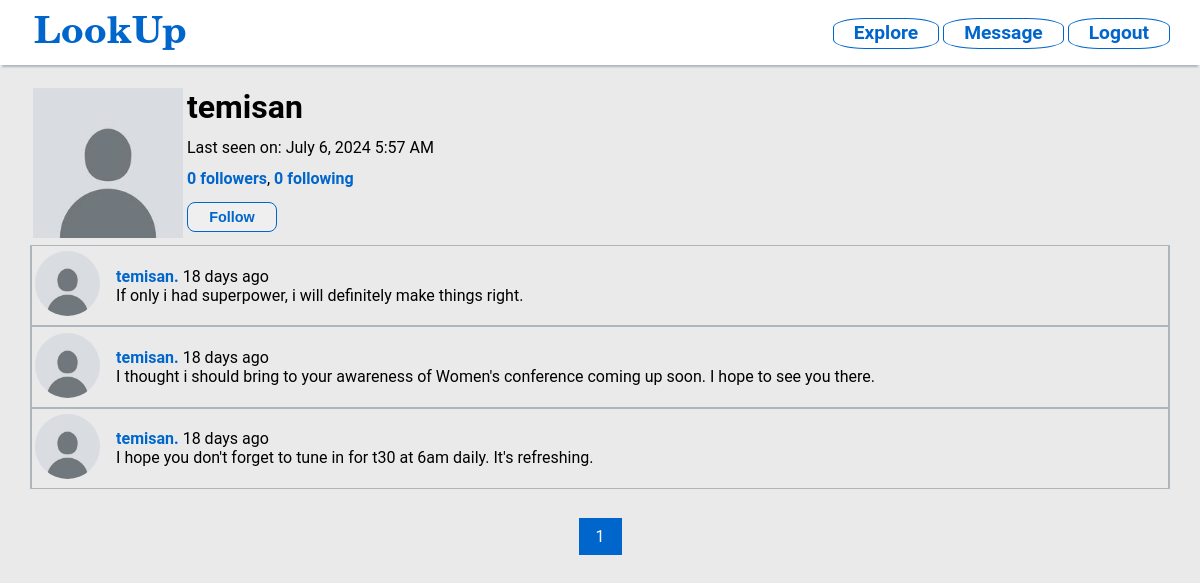
Before: /user/temisan (signed in) with the older database file.
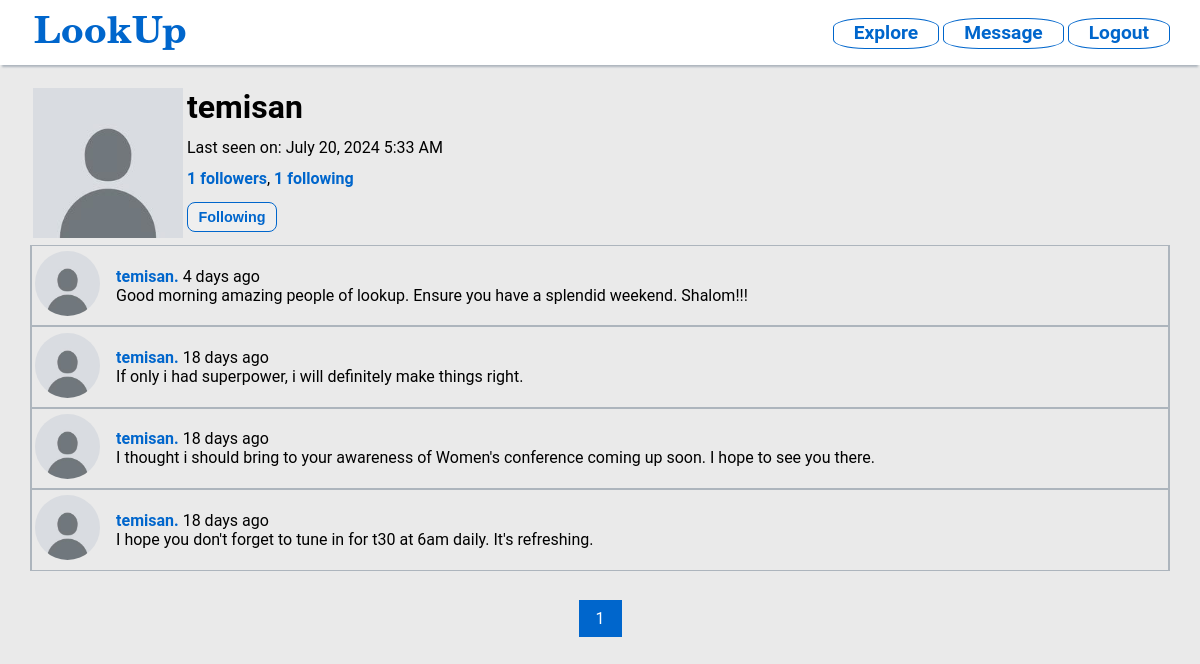
After: the same page with the newer database file.
### app/models.py (models this page shows, shortened)
class User(UserMixin, db.Model):
    id = db.Column(db.Integer, primary_key=True)
    username = db.Column(db.String(64), unique=True, nullable=False, index=True)
    email = db.Column(db.String(120), unique=True, nullable=False, index=True)
    password_hash = db.Column(db.String(128))
    about_me = db.Column(db.String(140))
    last_seen = db.Column(db.DateTime, default=datetime.utcnow)
    image = db.Column(db.String(120), nullable=True)  # Path to the user's profile image
    gender = db.Column(db.String(10))  # Example values: 'male', 'female', 'other'
    posts = db.relationship('Post', back_populates='author')
    followed = db.relationship(
        'User', secondary=followers,
        primaryjoin=(followers.c.follower_id == id),
        secondaryjoin=(followers.c.followed_id == id),
        back_populates='followers',  lazy='dynamic'
    )
    followers = db.relationship(
        'User', secondary=followers,
        primaryjoin=(followers.c.followed_id == id),
        secondaryjoin=(followers.c.follower_id == id),
        back_populates='followed',  lazy='dynamic'
    )
    def is_following(self, user):
        return self.followed.filter(followers.c.followed_id == user.id).count() > 0
    def followers_count(self):
        return self.followers.count()
    def following_count(self):
        return self.followed.count()

class Post(db.Model):
    id = db.Column(db.Integer, primary_key=True)
    body = db.Column(db.String(140))
    timestamp = db.Column(db.DateTime, index=True, default=datetime.utcnow)
    user_id = db.Column(db.Integer, db.ForeignKey('user.id'))
    author = db.relationship('User', back_populates='posts')

### app/routes.py (the view)
@app.route('/user/<username>')
@login_required
def user(username):
    user = User.query.filter_by(username=username).first_or_404()
    follow_form = FollowForm()
    unfollow_form = UnfollowForm()
    page = request.args.get('page', 1, type=int)
    per_page = request.args.get('per_page', app.config['POSTS_PER_PAGE'], type=int)
    query = Post.query.filter_by(user_id=user.id).order_by(Post.timestamp.desc())
    paginated_posts = query.paginate(page=page, per_page=per_page, error_out=False)
    return render_template('user.html', user=user, posts=paginated_posts.items, pagination=paginated_posts, follow_form=follow_form, unfollow_form=unfollow_form)

### app/forms.py
class FollowForm(FlaskForm):
    submit = SubmitField('Follow')

class UnfollowForm(FlaskForm):
    submit = SubmitField('Following')

### app/models.py (called while the page is built)
@login.user_loader
def load_user(id):
    return db.session.get(User, int(id))

### app/routes.py (called while the page is built)
@app.before_request
def before_request():
    if current_user.is_authenticated:
        current_user.last_seen = datetime.now(timezone.utc)
        db.session.commit()

### app/templates/user.html (shortened to what this page needs)
{% extends "base.html" %}
{% block content %}
    <table class="profile-table">
        <tr>
            <td><img src="{{ url_for('static', filename='profile_pics/' + user.image) if user.image else url_for('static', filename='profile_pics/default.png') }}" alt="profile Image" class="img-thumbnail" width="150"></td>
            <td>
                <h1 class="username">{{ user.username }}</h1>
                {% if user.last_seen %}
                <p>Last seen on: {{ moment(user.last_seen).format('LLL') }}</p>
                {% endif %}
                <p><a class="followers" href="{{ url_for('user_followers', username=user.username) }}">{{ user.followers_count() }} followers</a>, <a class="following" href="{{ url_for('user_following', username=user.username) }}">{{ user.following_count() }} following</a></p>
                {% if current_user.is_authenticated and current_user != user %}
                {% if current_user.is_following(user) %}
                  <form action="{{ url_for('unfollow', username=user.username) }}" method="post">
                    {{ unfollow_form.submit(class="unfollow") }}
                  </form>
                {% else %}
                  <form action="{{ url_for('follow', username=user.username) }}" method="post">
                    {{ follow_form.submit(class="follow") }}
                  </form>
                {% endif %}
                {% endif %}
            </td>
        </tr>
    </table>
    {% for post in posts %}
        {% include '_post.html' %}
    {% endfor %}
    <br>
    <div class="pagination">
        {% for page_num in range(1, pagination.pages + 1) %}
            {% if page_num == pagination.page %}
                <span class="active_page">{{ page_num }}</span>
            {% else %}
                <a href="{{ url_for('user', username=user.username, page=page_num) }}">{{ page_num }}</a>
            {% endif %}
        {% endfor %}
    </div>
{% endblock %}

### app/templates/base.html (shortened to what this page needs)
<!DOCTYPE html>
<html lang="en">
<head>
    <link rel="stylesheet" type="text/css" href="{{ url_for('static', filename='style/style.css') }}">
</head>
<body>
    <header>
        <div class="brand_img" id="brand_img">
            <a href="{{ url_for('index') }}"><img src="{{ url_for('static', filename='images/logo.png') }}" alt=""></a>
        </div>
        <ul class="nav-item">
            {% if current_user.is_anonymous %}
            <li><a href="{{ url_for('login') }}">Login</a></li>
            <li><a href="{{ url_for('register') }}">Register</a></li>
            {% else %}
            <li><a href="{{ url_for('explore') }}">Explore</a></li>
            <li> <a href="{{ url_for('messages') }}">Message</a></li>
            <li><a href="{{ url_for('logout') }}">Logout</a></li>
            {% endif %}
        </ul>
    </header>
    <div class="main">
        {% block content %}{% endblock %}
    </div>
</body>
</html>

### app/templates/_post.html
<table class="post-table">
    <tr>
        <td width="7%"><img src="{{ url_for('static', filename='profile_pics/' + post.author.image) if post.author.image else url_for('static', filename='profile_pics/default.png') }}" alt="profile Image" class="img-thumbnail" width="65"></td>
        <td><span style="font-weight: 700;"><a class="post_username" href="{{ url_for('user', username=post.author.username) }}">{{ post.author.username }}.</a> </span>{{ moment(post.timestamp).fromNow() }}<br>{{ post.body }}</td>
    </tr>
</table>

### app/static/style/style.css (style rules this page uses)
:root { --primary-color: #0066cc; --gray-dark: #adb5bd; --gray-light: #eaeaea; --color-success: #198754; --color-danger: #D0312D; --color-text: #1E1C1B; --color-warning: #ffc107; --color-info: #0dcaf0; }
* { box-sizing: border-box; }
body { padding: 0; margin: 0; background-color: var(--gray-light); font-size: 1rem; font-family: Poppins, Roboto, "Helvetica Neue", "Noto Sans", "Liberation Sans", Arial, sans-serif, "Apple Color Emoji", "Segoe UI Emoji", "Segoe UI Symbol", "Noto Color Emoji"; }
header { height: 65px; background: #FFF; box-shadow: 0 4px 2px -2px var(--gray-dark); padding: 0 30px 0 30px; width: 100%; display: flex; justify-content: space-between; align-items: center; }
.main { padding: 0 30px 0 30px; max-width: 1200px; margin: 20px auto 0 auto; }
header .nav-item { list-style-type: none; margin: 0; padding: 0; }
header .nav-item li { display: inline; margin-top: 20px; padding: 5px 0 5px 0 ; border-radius: 30%; border: 1px solid var(--primary-color); }
header .nav-item li a { display: inline-block; padding: 10px 20px; color: var(--primary-color); font-weight: 700; text-decoration: none; font-size: 1.2rem; }
.follow, .unfollow { display: block; width: 90px; margin-top: 0.1rem; margin-bottom: 0.4rem; padding: 0.4rem; color: var(--primary-color); border: 1px solid var(--primary-color); border-radius: 0.5rem; cursor: pointer; font-size: 0.9em; font-weight: 700; }
.followers, .following { color: var(--primary-color); text-decoration: none; font-weight: 600; }
.profile-table td { vertical-align: top; }
.profile-table .username, .profile-table p { margin: 0; padding-bottom: 12px; }
.post-table { width: 100%; border: 1px solid var(--gray-dark); border-left: 2px solid var(--gray-dark); border-right: 2px solid var(--gray-dark); }
.post-table img { border-radius: 50%; }
.post-table td { padding-top: 0.2rem; padding-bottom: 0.2rem; }
.post_username { text-decoration: none; color: var(--primary-color); }
.pagination { display: flex; justify-content: center; padding: 10px 0; }
.pagination .active_page { background-color: var(--primary-color); color: white; float: left; padding: 8px 16px; text-decoration: none; transition: background-color 0.3s; margin: 0 4px; border: 1px solid var(--primary-color); }

Changed rows visible on the page:
changed User "temisan": last_seen "July 6, 2024 5:57 AM" → "July 20, 2024 5:33 AM"
now on this page (row edited): Post: author.username "temisan", timestamp "4 days ago", body "Good morning amazing people of lookup. Ensure you have a splendid weekend. Shalom!!!"
Other visible differences:
{{ user.followers_count() }}: "0" → "1"
{{ user.following_count() }}: "0" → "1"
form field submit: (not shown) → "Following"
form field submit: "Follow" → (not shown)
